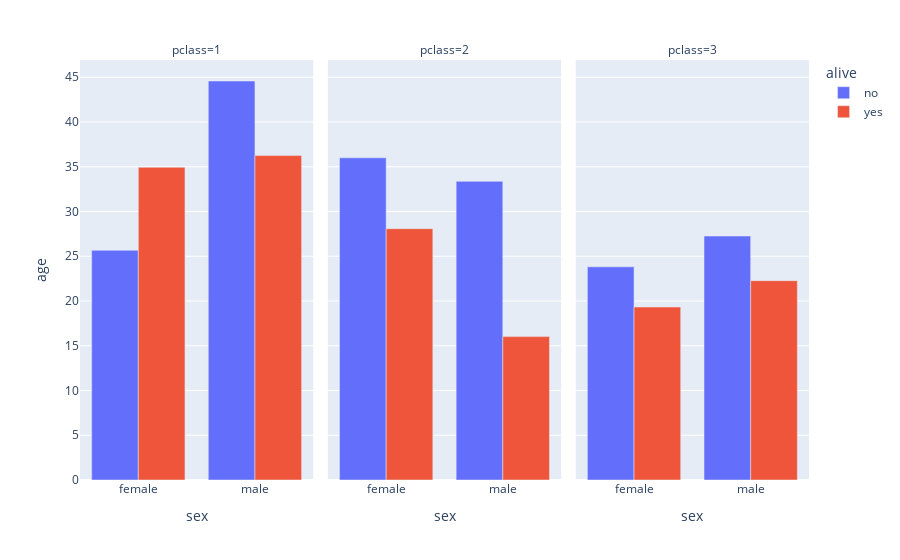

Source (notebook cell):
### Markdown cell above
#### Plot

### Code cell
xp.bar(data_frame=df_titanic2, x='sex', y='age', color='alive', barmode='group', facet_col='pclass')

### Figure 1 — Plotly figure (JSON) as saved in the notebook; plotly's stock layout.template omitted (floating-point values rounded to 4 significant figures)
{"data": [{"alignmentgroup": "True", "hovertemplate": "alive=no<br>pclass=1<br>sex=%{x}<br>age=%{y}<extra></extra>", "legendgroup": "no", "marker": {"color": "#636efa", "pattern": {"shape": ""}}, "name": "no", "offsetgroup": "no", "orientation": "v", "showlegend": true, "textposition": "auto", "type": "bar", "x": ["female", "male"], "xaxis": "x", "y": [25.67, 44.58], "yaxis": "y"}, {"alignmentgroup": "True", "hovertemplate": "alive=no<br>pclass=2<br>sex=%{x}<br>age=%{y}<extra></extra>", "legendgroup": "no", "marker": {"color": "#636efa", "pattern": {"shape": ""}}, "name": "no", "offsetgroup": "no", "orientation": "v", "showlegend": false, "textposition": "auto", "type": "bar", "x": ["female", "male"], "xaxis": "x2", "y": [36, 33.37], "yaxis": "y2"}, {"alignmentgroup": "True", "hovertemplate": "alive=no<br>pclass=3<br>sex=%{x}<br>age=%{y}<extra></extra>", "legendgroup": "no", "marker": {"color": "#636efa", "pattern": {"shape": ""}}, "name": "no", "offsetgroup": "no", "orientation": "v", "showlegend": false, "textposition": "auto", "type": "bar", "x": ["female", "male"], "xaxis": "x3", "y": [23.82, 27.26], "yaxis": "y3"}, {"alignmentgroup": "True", "hovertemplate": "alive=yes<br>pclass=1<br>sex=%{x}<br>age=%{y}<extra></extra>", "legendgroup": "yes", "marker": {"color": "#EF553B", "pattern": {"shape": ""}}, "name": "yes", "offsetgroup": "yes", "orientation": "v", "showlegend": true, "textposition": "auto", "type": "bar", "x": ["female", "male"], "xaxis": "x", "y": [34.94, 36.25], "yaxis": "y"}, {"alignmentgroup": "True", "hovertemplate": "alive=yes<br>pclass=2<br>sex=%{x}<br>age=%{y}<extra></extra>", "legendgroup": "yes", "marker": {"color": "#EF553B", "pattern": {"shape": ""}}, "name": "yes", "offsetgroup": "yes", "orientation": "v", "showlegend": false, "textposition": "auto", "type": "bar", "x": ["female", "male"], "xaxis": "x2", "y": [28.08, 16.02], "yaxis": "y2"}, {"alignmentgroup": "True", "hovertemplate": "alive=yes<br>pclass=3<br>sex=%{x}<br>age=%{y}<extra></extra>", "legendgroup": "yes", "marker": {"color": "#EF553B", "pattern": {"shape": ""}}, "name": "yes", "offsetgroup": "yes", "orientation": "v", "showlegend": false, "textposition": "auto", "type": "bar", "x": ["female", "male"], "xaxis": "x3", "y": [19.33, 22.27], "yaxis": "y3"}], "layout": {"annotations": [{"font": {}, "showarrow": false, "text": "pclass=1", "x": 0.16, "xanchor": "center", "xref": "paper", "y": 1, "yanchor": "bottom", "yref": "paper"}, {"font": {}, "showarrow": false, "text": "pclass=2", "x": 0.5, "xanchor": "center", "xref": "paper", "y": 1, "yanchor": "bottom", "yref": "paper"}, {"font": {}, "showarrow": false, "text": "pclass=3", "x": 0.84, "xanchor": "center", "xref": "paper", "y": 1, "yanchor": "bottom", "yref": "paper"}], "autosize": true, "barmode": "group", "legend": {"title": {"text": "alive"}, "tracegroupgap": 0}, "margin": {"t": 60}, "xaxis": {"anchor": "y", "autorange": true, "domain": [0, 0.32], "range": [-0.5, 1.5], "title": {"text": "sex"}, "type": "category"}, "xaxis2": {"anchor": "y2", "autorange": true, "domain": [0.34, 0.66], "matches": "x", "range": [-0.5, 1.5], "title": {"text": "sex"}, "type": "category"}, "xaxis3": {"anchor": "y3", "autorange": true, "domain": [0.68, 1.0], "matches": "x", "range": [-0.5, 1.5], "title": {"text": "sex"}, "type": "category"}, "yaxis": {"anchor": "x", "autorange": true, "domain": [0, 1], "range": [0, 46.93], "title": {"text": "age"}, "type": "linear"}, "yaxis2": {"anchor": "x2", "autorange": true, "domain": [0, 1], "matches": "y", "range": [0, 46.93], "showticklabels": false, "type": "linear"}, "yaxis3": {"anchor": "x3", "autorange": true, "domain": [0, 1], "matches": "y", "range": [0, 46.93], "showticklabels": false, "type": "linear"}}}
